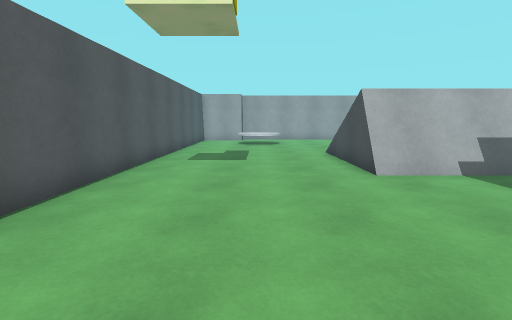
view 1 (above)

24 first-person views from a walk through a scene from a Unity 3-D project. The camera is 1.3 m above the floor, tilts 8° down and sees 85° across. The floor is counted in squares, 1 m on a side. Each view is taken from the middle of a square. On the plan, view 1 faces up. The plan holds only what a view shows up to about 13 squares ahead; the rest is blank. The place goes on beyond the plan. The player is left out.

view 2
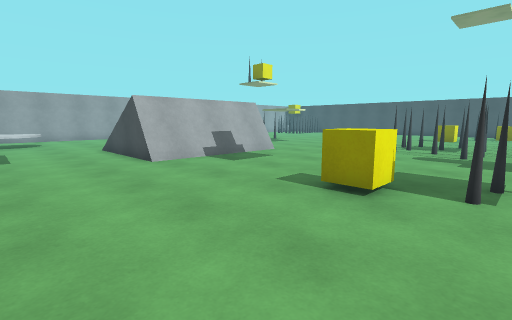

view 3
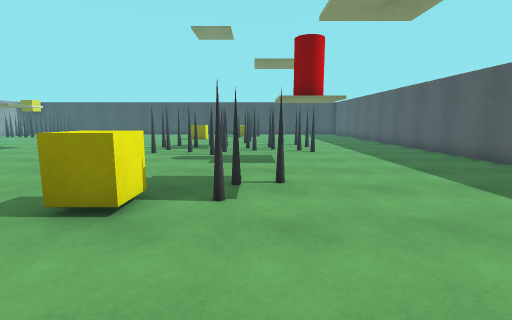

view 4
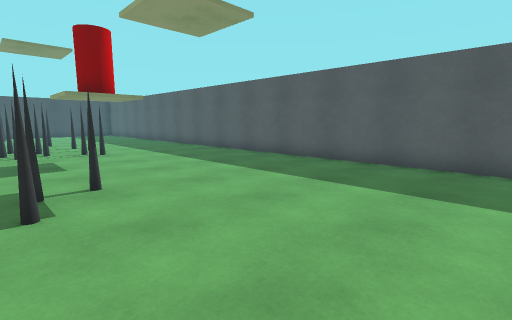

view 5
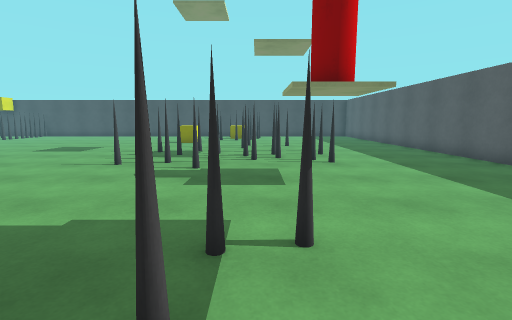

view 6
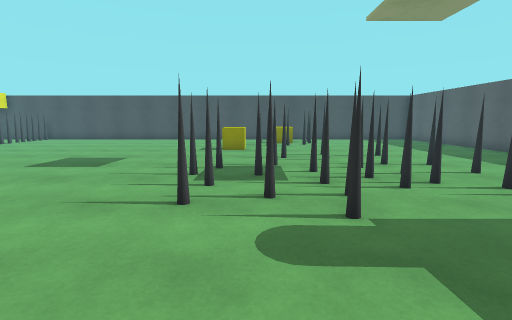

view 7
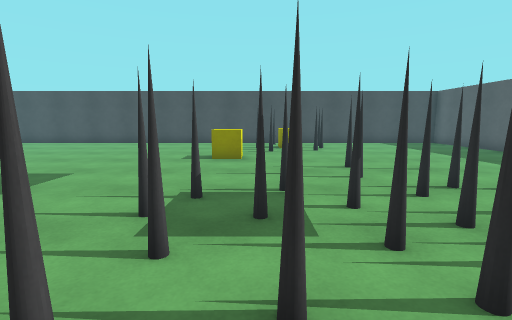

view 8
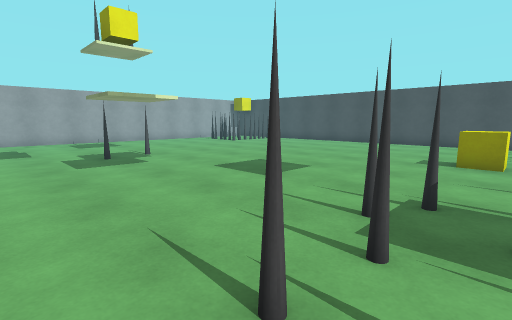

view 9
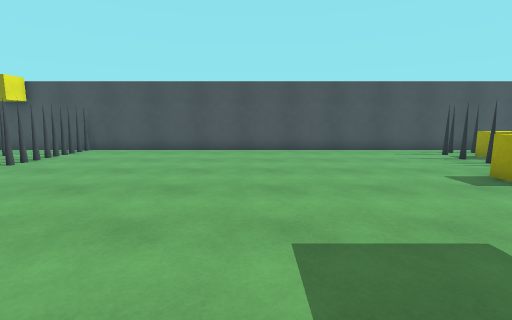

view 10
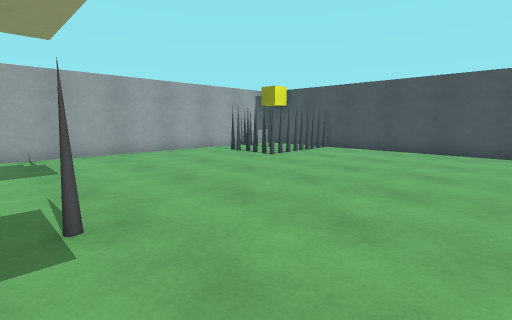

view 11
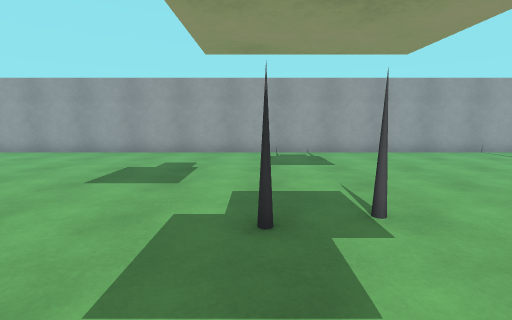

view 12
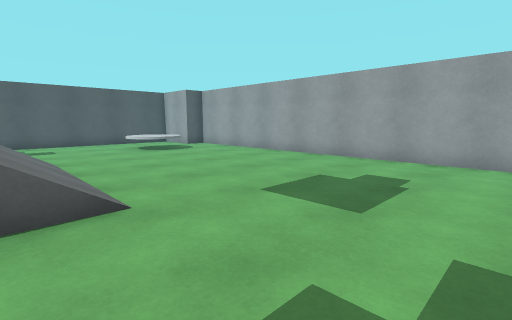

view 13
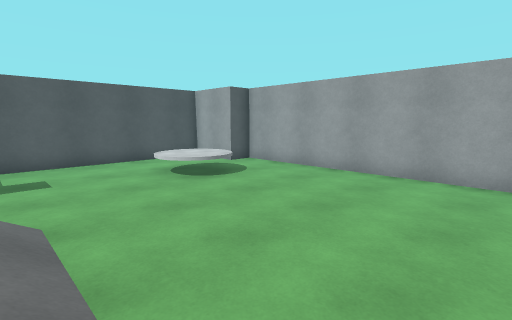

view 14
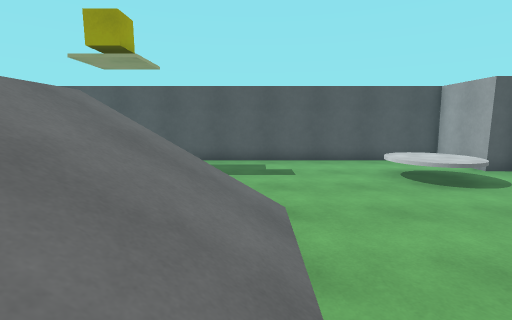

view 15
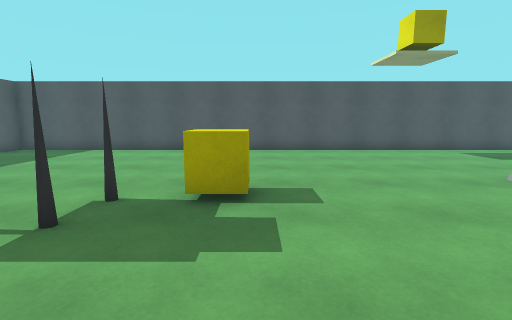

view 16
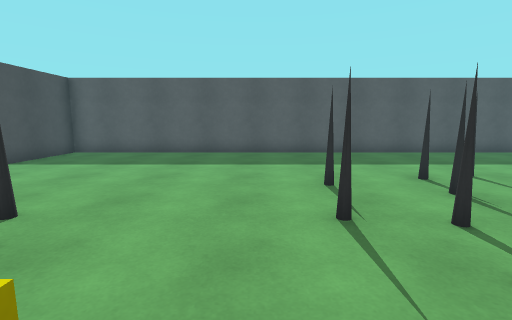

view 17
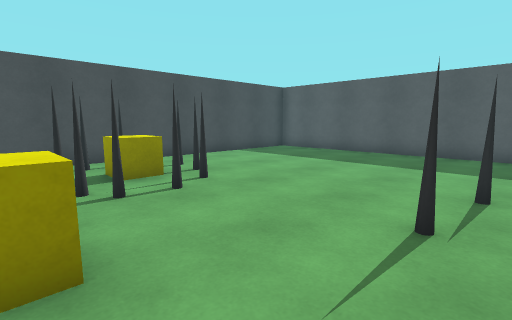

view 18
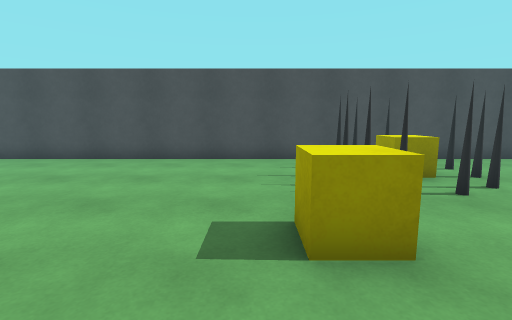

view 19
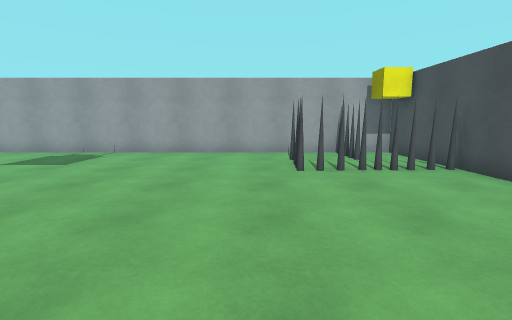

view 20
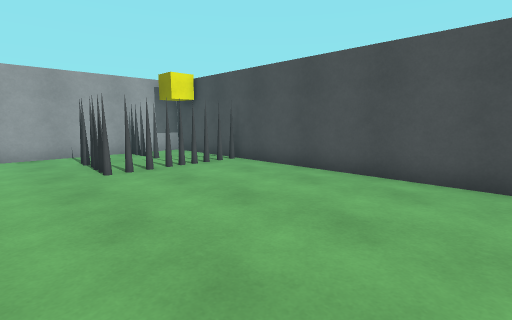

view 21
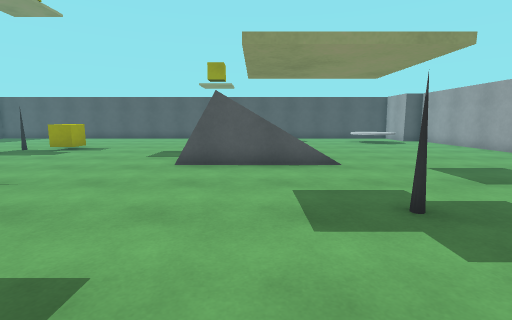

view 22
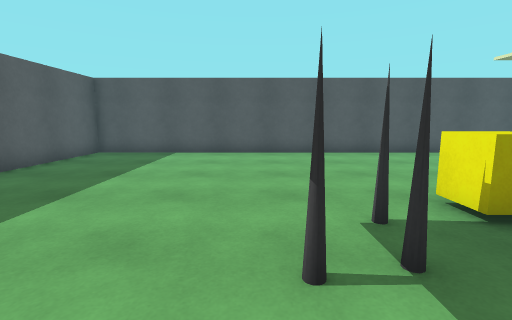

view 23
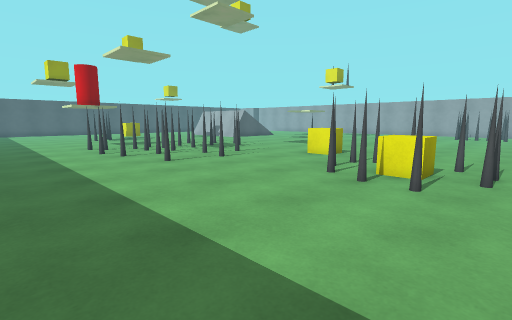

view 24
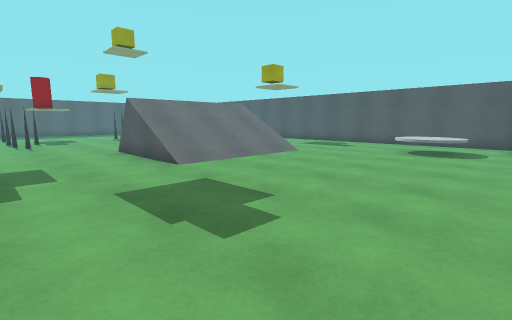

### Floor plan
Key: @ floor where view 1 was taken; # wall or solid block; x gap in a wall; . floor; / step, stairs or slope; = window, fence, low wall or low ledge; E elevator; C yellow cube; T thing the floor can be seen under or through.
Columns run from 4 left of view 1 to 27 right of it. Each row starts with its distance up from view 1.
 20    #############################
 19 ####........................#..#
 18 #.........................#.#..#
 17 #..EEE.........................#
 16 #..EEE....................x...##
 15 #..EEE......................x.##
 14 #..............................#
 13 #..............................#
 12 #..................#...........#
 11 #......///////...#.............#
 10 #......///////.................#
  9 #......///////.................#
  8 #......#=====#.................#
  7 #......#######.................#
  6 #..............................#
  5 #..............................#
  4 #..............................#
  3 #..............................#
  2 #..............#..##....C......#
  1 #.......C.........TT......####.#
  0 #...@...C.......#xT..#....####.#
 -1 #.......#.......x...#.....####.#
 -2 #.........#.....##....#...###..#
 -3 #................###...........#
 -4 #...............#.##.#.........#
 -5 #..............................#
 -6 #..............................#
 -7 #..............................#
 -8 #..............................#
 -9 #..............................#
-10 ################################

Positions as (right, up) in squares from view 1, and headings:
1: (0, 0), facing up
2: (-1, -2), facing up-right
3: (0, -2), facing right
4: (0, -1), facing down-right
5: (3, -2), facing right
6: (7, 1), facing right
7: (10, 1), facing right
8: (10, 1), facing up-right
9: (14, 8), facing right
10: (14, 8), facing up-right
11: (13, 8), facing up
12: (13, 10), facing up-left
13: (8, 11), facing up-left
14: (8, 11), facing left
15: (9, 1), facing left
16: (19, 2), facing down
17: (17, 2), facing down-right
18: (17, 3), facing right
19: (21, 8), facing up
20: (20, 8), facing up-right
21: (17, 9), facing left
22: (8, -3), facing left
23: (26, -8), facing up-left
24: (13, 19), facing down-left
